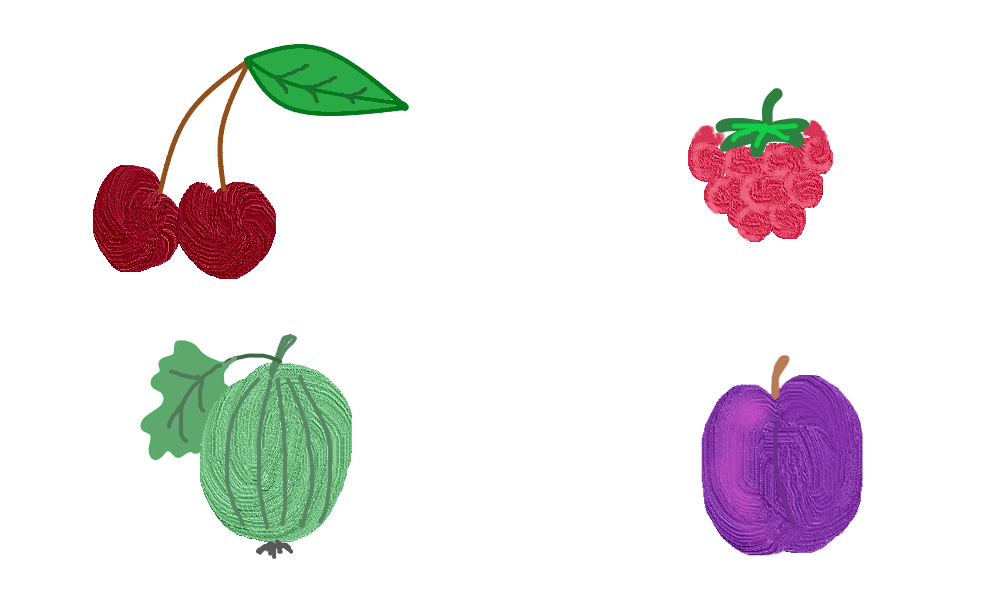
#> input picture Срезы/fruits.png, 1000 x 600 px, given in place of forest.png, which was not available
$ python 'ДОП - 3.py'
#> lines starting #> are read from the running program, lines starting #| are printed output that depends on the picture; pictures that were not available may be replaced by others from this repository, and a replacement may not be noted
from PIL import Image, ImageFilter

forest = Image.open("../forest.png")
#> forest is the input picture: PIL image 1000x600 RGB; mean R, G, B 235.2, 231.1, 232.3
hedgehog = Image.open("../hedgehog.png")
hedgehog = hedgehog.resize(
    (hedgehog.width // 2, hedgehog.height // 2),
    Image.Resampling.NEAREST
)
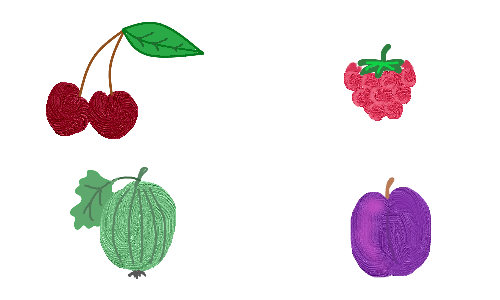
#> hedgehog: PIL image 500x300 RGB; mean R, G, B 235.2, 231.1, 232.3

x_coordinate = int(input())
#> the answer given: 3
forest_height = forest.height
#> forest_height = 600
hedgehog_height = hedgehog.height
#> hedgehog_height = 300
forest_copy = forest.copy()
forest_copy.paste(hedgehog, (x_coordinate, forest_height - hedgehog_height))
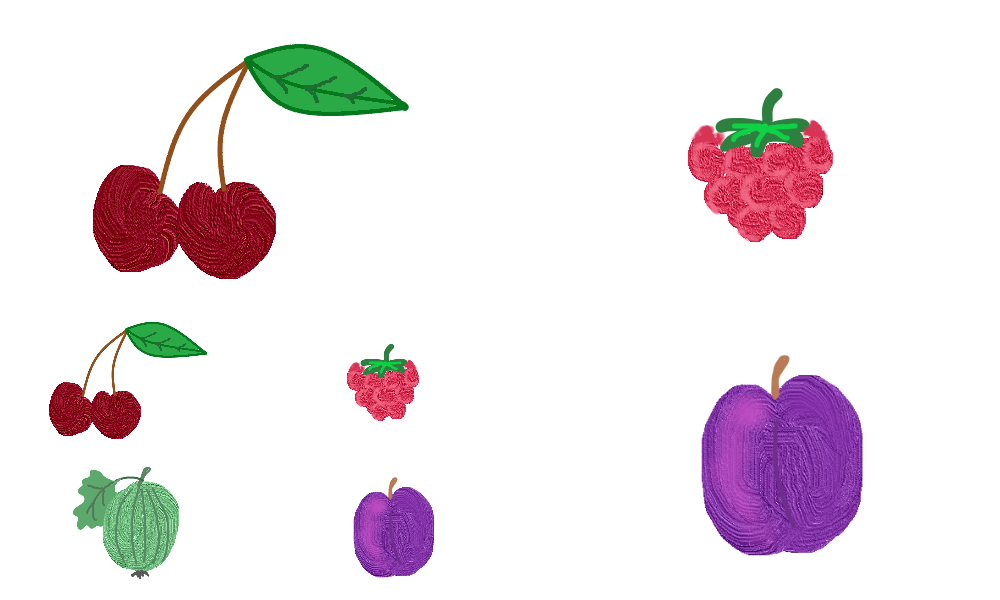
#> forest_copy: PIL image 1000x600 RGB; mean R, G, B 237.5, 229, 233.2
forest_copy = forest_copy.filter(ImageFilter.BLUR)
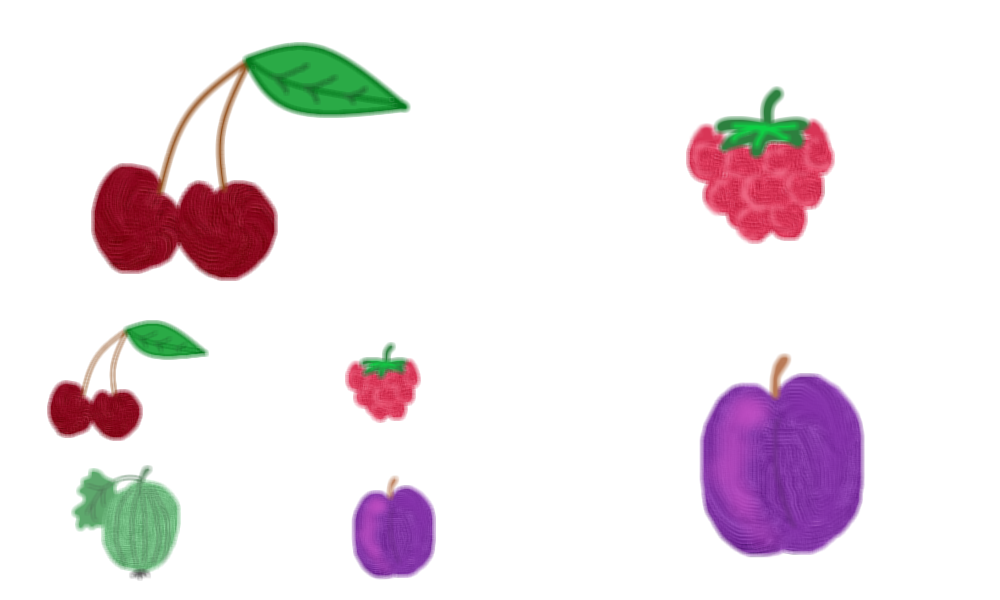
#> forest_copy: PIL image 1000x600 RGB; mean R, G, B 237.5, 229, 233.2

forest_copy.save("hedgehog_in_fog.png")
